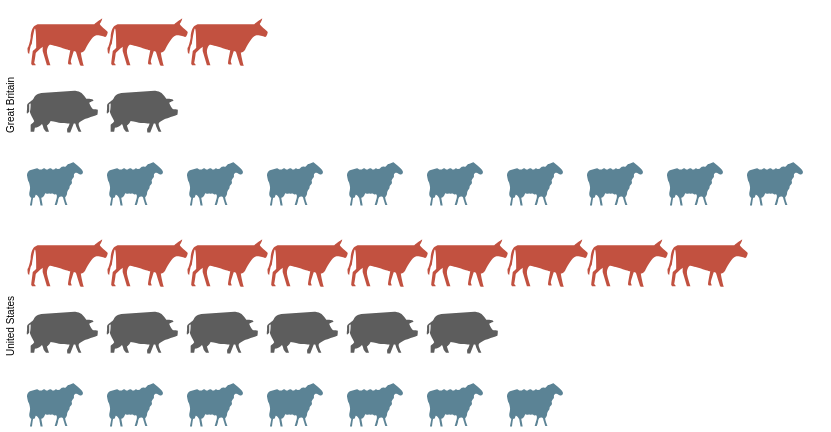

Source (Vega-Lite JSON):
### Vega specification from a JSON file in a GitHub repository (floating-point values rounded to 4 significant figures)
{"$schema": "https://vega.github.io/schema/vega/v6.json", "height": 200, "background": "white", "padding": 5, "width": 800, "data": [{"name": "source_0", "values": [{"country": "Great Britain", "animal": "cattle", "col": 3}, {"country": "Great Britain", "animal": "cattle", "col": 2}, {"country": "Great Britain", "animal": "cattle", "col": 1}, {"country": "Great Britain", "animal": "pigs", "col": 2}, {"country": "Great Britain", "animal": "pigs", "col": 1}, {"country": "Great Britain", "animal": "sheep", "col": 10}, {"country": "Great Britain", "animal": "sheep", "col": 9}, {"country": "Great Britain", "animal": "sheep", "col": 8}, {"country": "Great Britain", "animal": "sheep", "col": 7}, {"country": "Great Britain", "animal": "sheep", "col": 6}, {"country": "Great Britain", "animal": "sheep", "col": 5}, {"country": "Great Britain", "animal": "sheep", "col": 4}, {"country": "Great Britain", "animal": "sheep", "col": 3}, {"country": "Great Britain", "animal": "sheep", "col": 2}, {"country": "Great Britain", "animal": "sheep", "col": 1}, {"country": "United States", "animal": "cattle", "col": 9}, {"country": "United States", "animal": "cattle", "col": 8}, {"country": "United States", "animal": "cattle", "col": 7}, {"country": "United States", "animal": "cattle", "col": 6}, {"country": "United States", "animal": "cattle", "col": 5}, {"country": "United States", "animal": "cattle", "col": 4}, {"country": "United States", "animal": "cattle", "col": 3}, {"country": "United States", "animal": "cattle", "col": 2}, {"country": "United States", "animal": "cattle", "col": 1}, {"country": "United States", "animal": "pigs", "col": 6}, {"country": "United States", "animal": "pigs", "col": 5}, {"country": "United States", "animal": "pigs", "col": 4}, {"country": "United States", "animal": "pigs", "col": 3}, {"country": "United States", "animal": "pigs", "col": 2}, {"country": "United States", "animal": "pigs", "col": 1}, {"country": "United States", "animal": "sheep", "col": 7}, {"country": "United States", "animal": "sheep", "col": 6}, {"country": "United States", "animal": "sheep", "col": 5}, {"country": "United States", "animal": "sheep", "col": 4}, {"country": "United States", "animal": "sheep", "col": 3}, {"country": "United States", "animal": "sheep", "col": 2}, {"country": "United States", "animal": "sheep", "col": 1}]}, {"name": "row_domain", "source": "source_0", "transform": [{"type": "aggregate", "groupby": ["country"]}]}], "signals": [{"name": "child_height", "value": 200}], "layout": {"padding": 20, "columns": 1, "bounds": "full", "align": "all"}, "marks": [{"name": "row_header", "type": "group", "role": "row-header", "from": {"data": "row_domain"}, "sort": {"field": "datum[\"country\"]", "order": "ascending"}, "title": {"text": {"signal": "isValid(parent[\"country\"]) ? parent[\"country\"] : \"\"+parent[\"country\"]"}, "orient": "left", "style": "guide-label", "frame": "group", "offset": 10}, "encode": {"update": {"height": {"signal": "child_height"}}}}, {"name": "cell", "type": "group", "style": "cell", "from": {"facet": {"name": "facet", "data": "source_0", "groupby": ["country"]}}, "sort": {"field": ["datum[\"country\"]"], "order": ["ascending"]}, "encode": {"update": {"width": {"signal": "width"}, "height": {"signal": "child_height"}}}, "marks": [{"name": "child_marks", "type": "symbol", "style": ["point"], "from": {"data": "facet"}, "encode": {"update": {"opacity": {"value": 1}, "fill": {"scale": "color", "field": "animal"}, "ariaRoleDescription": {"value": "point"}, "description": {"signal": "\"col: \" + (isValid(datum[\"col\"]) ? isArray(datum[\"col\"]) ? join(datum[\"col\"], ' ') : datum[\"col\"] : \"\"+datum[\"col\"]) + \"; animal: \" + (isValid(datum[\"animal\"]) ? isArray(datum[\"animal\"]) ? join(datum[\"animal\"], ' ') : datum[\"animal\"] : \"\"+datum[\"animal\"])"}, "x": {"scale": "x", "field": "col"}, "y": {"scale": "y", "field": "animal"}, "size": {"value": 200}, "shape": {"scale": "shape", "field": "animal"}}}}]}], "scales": [{"name": "x", "type": "point", "domain": {"data": "source_0", "field": "col", "sort": true}, "range": [0, {"signal": "width"}], "padding": 0.5}, {"name": "y", "type": "point", "domain": {"data": "source_0", "field": "animal", "sort": true}, "range": [0, {"signal": "child_height"}], "padding": 0.5}, {"name": "color", "type": "ordinal", "domain": ["person", "cattle", "pigs", "sheep"], "range": ["rgb(162,160,152)", "rgb(194,81,64)", "rgb(93,93,93)", "rgb(91,131,149)"]}, {"name": "shape", "type": "ordinal", "domain": ["person", "cattle", "pigs", "sheep"], "range": ["M1.7 -1.7h-0.8c0.3 -0.2 0.6 -0.5 0.6 -0.9c0 -0.6 -0.4 -1 -1 -1c-0.6 0 -1 0.4 -1 1c0 0.4 0.2 0.7 0.6 0.9h-0.8c-0.4 0 -0.7 0.3 -0.7 0.6v1.9c0 0.3 0.3 0.6 0.6 0.6h0.2c0 0 0 0.1 0 0.1v1.9c0 0.3 0.2 0.6 0.3 0.6h1.3c0.2 0 0.3 -0.3 0.3 -0.6v-1.8c0 0 0 -0.1 0 -0.1h0.2c0.3 0 0.6 -0.3 0.6 -0.6v-2c0.2 -0.3 -0.1 -0.6 -0.4 -0.6z", "M4 -2c0 0 0.9 -0.7 1.1 -0.8c0.1 -0.1 -0.1 0.5 -0.3 0.7c-0.2 0.2 1.1 1.1 1.1 1.2c0 0.2 -0.2 0.8 -0.4 0.7c-0.1 0 -0.8 -0.3 -1.3 -0.2c-0.5 0.1 -1.3 1.6 -1.5 2c-0.3 0.4 -0.6 0.4 -0.6 0.4c0 0.1 0.3 1.7 0.4 1.8c0.1 0.1 -0.4 0.1 -0.5 0c0 0 -0.6 -1.9 -0.6 -1.9c-0.1 0 -0.3 -0.1 -0.3 -0.1c0 0.1 -0.5 1.4 -0.4 1.6c0.1 0.2 0.1 0.3 0.1 0.3c0 0 -0.4 0 -0.4 0c0 0 -0.2 -0.1 -0.1 -0.3c0 -0.2 0.3 -1.7 0.3 -1.7c0 0 -2.8 -0.9 -2.9 -0.8c-0.2 0.1 -0.4 0.6 -0.4 1c0 0.4 0.5 1.9 0.5 1.9l-0.5 0l-0.6 -2l0 -0.6c0 0 -1 0.8 -1 1c0 0.2 -0.2 1.3 -0.2 1.3c0 0 0.3 0.3 0.2 0.3c0 0 -0.5 0 -0.5 0c0 0 -0.2 -0.2 -0.1 -0.4c0 -0.1 0.2 -1.6 0.2 -1.6c0 0 0.5 -0.4 0.5 -0.5c0 -0.1 0 -2.7 -0.2 -2.7c-0.1 0 -0.4 2 -0.4 2c0 0 0 0.2 -0.2 0.5c-0.1 0.4 -0.2 1.1 -0.2 1.1c0 0 -0.2 -0.1 -0.2 -0.2c0 -0.1 -0.1 -0.7 0 -0.7c0.1 -0.1 0.3 -0.8 0.4 -1.4c0 -0.6 0.2 -1.3 0.4 -1.5c0.1 -0.2 0.6 -0.4 0.6 -0.4z", "M1.2 -2c0 0 0.7 0 1.2 0.5c0.5 0.5 0.4 0.6 0.5 0.6c0.1 0 0.7 0 0.8 0.1c0.1 0 0.2 0.2 0.2 0.2c0 0 -0.6 0.2 -0.6 0.3c0 0.1 0.4 0.9 0.6 0.9c0.1 0 0.6 0 0.6 0.1c0 0.1 0 0.7 -0.1 0.7c-0.1 0 -1.2 0.4 -1.5 0.5c-0.3 0.1 -1.1 0.5 -1.1 0.7c-0.1 0.2 0.4 1.2 0.4 1.2l-0.4 0c0 0 -0.4 -0.8 -0.4 -0.9c0 -0.1 -0.1 -0.3 -0.1 -0.3l-0.2 0l-0.5 1.3l-0.4 0c0 0 -0.1 -0.4 0 -0.6c0.1 -0.1 0.3 -0.6 0.3 -0.7c0 0 -0.8 0 -1.5 -0.1c-0.7 -0.1 -1.2 -0.3 -1.2 -0.2c0 0.1 -0.4 0.6 -0.5 0.6c0 0 0.3 0.9 0.3 0.9l-0.4 0c0 0 -0.4 -0.5 -0.4 -0.6c0 -0.1 -0.2 -0.6 -0.2 -0.5c0 0 -0.4 0.4 -0.6 0.4c-0.2 0.1 -0.4 0.1 -0.4 0.1c0 0 -0.1 0.6 -0.1 0.6l-0.5 0l0 -1c0 0 0.5 -0.4 0.5 -0.5c0 -0.1 -0.7 -1.2 -0.6 -1.4c0.1 -0.1 0.1 -1.1 0.1 -1.1c0 0 -0.2 0.1 -0.2 0.1c0 0 0 0.9 0 1c0 0.1 -0.2 0.3 -0.3 0.3c-0.1 0 0 -0.5 0 -0.9c0 -0.4 0 -0.4 0.2 -0.6c0.2 -0.2 0.6 -0.3 0.8 -0.8c0.3 -0.5 1 -0.6 1 -0.6z", "M-4.1 -0.5c0.2 0 0.2 0.2 0.5 0.2c0.3 0 0.3 -0.2 0.5 -0.2c0.2 0 0.2 0.2 0.4 0.2c0.2 0 0.2 -0.2 0.5 -0.2c0.2 0 0.2 0.2 0.4 0.2c0.2 0 0.2 -0.2 0.4 -0.2c0.1 0 0.2 0.2 0.4 0.1c0.2 0 0.2 -0.2 0.4 -0.3c0.1 0 0.1 -0.1 0.4 0c0.3 0 0.3 -0.4 0.6 -0.4c0.3 0 0.6 -0.3 0.7 -0.2c0.1 0.1 1.4 1 1.3 1.4c-0.1 0.4 -0.3 0.3 -0.4 0.3c-0.1 0 -0.5 -0.4 -0.7 -0.2c-0.3 0.2 -0.1 0.4 -0.2 0.6c-0.1 0.1 -0.2 0.2 -0.3 0.4c0 0.2 0.1 0.3 0 0.5c-0.1 0.2 -0.3 0.2 -0.3 0.5c0 0.3 -0.2 0.3 -0.3 0.6c-0.1 0.2 0 0.3 -0.1 0.5c-0.1 0.2 -0.1 0.2 -0.2 0.3c-0.1 0.1 0.3 1.1 0.3 1.1l-0.3 0c0 0 -0.3 -0.9 -0.3 -1c0 -0.1 -0.1 -0.2 -0.3 -0.2c-0.2 0 -0.3 0.1 -0.4 0.4c0 0.3 -0.2 0.8 -0.2 0.8l-0.3 0l0.3 -1c0 0 0.1 -0.6 -0.2 -0.5c-0.3 0.1 -0.2 -0.1 -0.4 -0.1c-0.2 -0.1 -0.3 0.1 -0.4 0c-0.2 -0.1 -0.3 0.1 -0.5 0c-0.2 -0.1 -0.1 0 -0.3 0.3c-0.2 0.3 -0.4 0.3 -0.4 0.3l0.2 1.1l-0.3 0l-0.2 -1.1c0 0 -0.4 -0.6 -0.5 -0.4c-0.1 0.3 -0.1 0.4 -0.3 0.4c-0.1 -0.1 -0.2 1.1 -0.2 1.1l-0.3 0l0.2 -1.1c0 0 -0.3 -0.1 -0.3 -0.5c0 -0.3 0.1 -0.5 0.1 -0.7c0.1 -0.2 -0.1 -1 -0.2 -1.1c-0.1 -0.2 -0.2 -0.8 -0.2 -0.8c0 0 -0.1 -0.5 0.4 -0.8z"]}], "config": {"style": {"cell": {"stroke": ""}}}}
